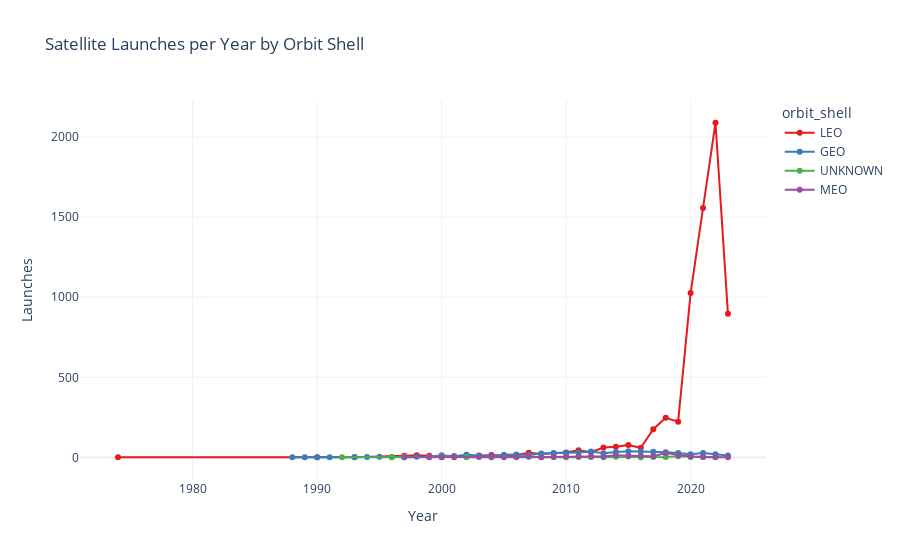

Notebook code cell kept with this figure:
### Code cell
# Chart 2: Launches per Year by Orbit Shell
ts = df.dropna(subset = ['launch_year']).groupby(['launch_year','orbit_shell']).size().reset_index(name = 'count')

fig2 = px.line(
    ts,
    x = 'launch_year',
    y = 'count',
    color = 'orbit_shell',
    title = 'Satellite Launches per Year by Orbit Shell',
    markers = True,
    color_discrete_sequence = px.colors.qualitative.Set1
)
fig2.update_layout(
    xaxis_title = 'Year',
    yaxis_title = 'Launches',
    template = 'plotly_white'
)
fig2.show()

### Figure 1 — Plotly figure (JSON) as saved in the notebook; plotly's stock layout.template omitted (floating-point values rounded to 4 significant figures)
{"data": [{"hovertemplate": "orbit_shell=LEO<br>launch_year=%{x}<br>count=%{y}<extra></extra>", "legendgroup": "LEO", "line": {"color": "rgb(228,26,28)", "dash": "solid"}, "marker": {"symbol": "circle"}, "mode": "lines+markers", "name": "LEO", "orientation": "v", "showlegend": true, "type": "scatter", "x": [1974.0, 1990.0, 1993.0, 1997.0, 1998.0, 1999.0, 2000.0, 2001.0, 2002.0, 2003.0, 2004.0, 2005.0, 2006.0, 2007.0, 2008.0, 2009.0, 2010.0, 2011.0, 2012.0, 2013.0, 2014.0, 2015.0, 2016.0, 2017.0, 2018.0, 2019.0, 2020.0, 2021.0, 2022.0, 2023.0], "xaxis": "x", "y": [1, 1, 1, 10, 13, 10, 1, 7, 7, 11, 15, 10, 15, 29, 21, 25, 31, 44, 33, 62, 66, 78, 60, 176, 247, 223, 1026, 1557, 2089, 896], "yaxis": "y"}, {"hovertemplate": "orbit_shell=GEO<br>launch_year=%{x}<br>count=%{y}<extra></extra>", "legendgroup": "GEO", "line": {"color": "rgb(55,126,184)", "dash": "solid"}, "marker": {"symbol": "circle"}, "mode": "lines+markers", "name": "GEO", "orientation": "v", "showlegend": true, "type": "scatter", "x": [1988.0, 1989.0, 1990.0, 1991.0, 1993.0, 1994.0, 1995.0, 1996.0, 1997.0, 1998.0, 1999.0, 2000.0, 2001.0, 2002.0, 2003.0, 2004.0, 2005.0, 2006.0, 2007.0, 2008.0, 2009.0, 2010.0, 2011.0, 2012.0, 2013.0, 2014.0, 2015.0, 2016.0, 2017.0, 2018.0, 2019.0, 2020.0, 2021.0, 2022.0, 2023.0], "xaxis": "x", "y": [1, 1, 1, 1, 2, 2, 4, 2, 5, 4, 4, 14, 8, 16, 12, 7, 16, 18, 15, 25, 27, 29, 30, 37, 26, 33, 38, 37, 36, 32, 28, 20, 27, 20, 12], "yaxis": "y"}, {"hovertemplate": "orbit_shell=UNKNOWN<br>launch_year=%{x}<br>count=%{y}<extra></extra>", "legendgroup": "UNKNOWN", "line": {"color": "rgb(77,175,74)", "dash": "solid"}, "marker": {"symbol": "circle"}, "mode": "lines+markers", "name": "UNKNOWN", "orientation": "v", "showlegend": true, "type": "scatter", "x": [1992.0, 1996.0, 1997.0, 1999.0, 2000.0, 2002.0, 2004.0, 2006.0, 2007.0, 2008.0, 2009.0, 2010.0, 2011.0, 2012.0, 2013.0, 2014.0, 2015.0, 2016.0, 2017.0, 2018.0, 2019.0, 2020.0, 2021.0, 2022.0], "xaxis": "x", "y": [1, 1, 1, 2, 7, 1, 1, 1, 4, 2, 2, 1, 3, 3, 1, 4, 5, 1, 2, 2, 7, 3, 3, 1], "yaxis": "y"}, {"hovertemplate": "orbit_shell=MEO<br>launch_year=%{x}<br>count=%{y}<extra></extra>", "legendgroup": "MEO", "line": {"color": "rgb(152,78,163)", "dash": "solid"}, "marker": {"symbol": "circle"}, "mode": "lines+markers", "name": "MEO", "orientation": "v", "showlegend": true, "type": "scatter", "x": [1997.0, 1999.0, 2000.0, 2001.0, 2003.0, 2004.0, 2005.0, 2006.0, 2007.0, 2008.0, 2009.0, 2010.0, 2011.0, 2012.0, 2013.0, 2014.0, 2015.0, 2016.0, 2017.0, 2018.0, 2019.0, 2020.0, 2021.0, 2022.0, 2023.0], "xaxis": "x", "y": [1, 1, 3, 1, 2, 2, 1, 4, 6, 1, 3, 5, 7, 6, 6, 14, 11, 9, 7, 27, 14, 5, 3, 3, 1], "yaxis": "y"}], "layout": {"legend": {"title": {"text": "orbit_shell"}, "tracegroupgap": 0}, "title": {"text": "Satellite Launches per Year by Orbit Shell"}, "xaxis": {"anchor": "y", "domain": [0, 1], "title": {"text": "Year"}}, "yaxis": {"anchor": "x", "domain": [0, 1], "title": {"text": "Launches"}}}}
